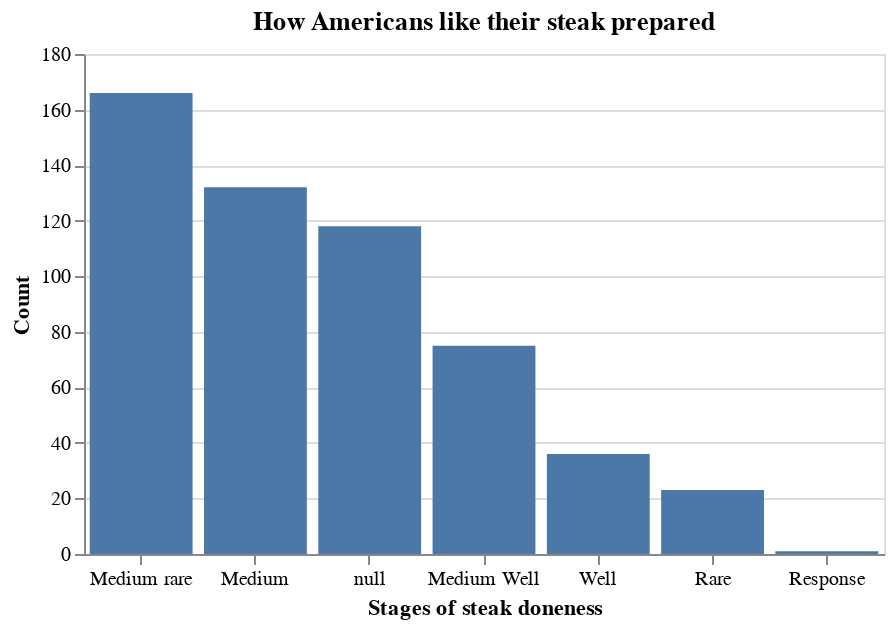

Notebook code for this chart:
### Code cell
ChartSteak = alt.Chart(df).mark_bar().encode(
    x=alt.X('How do you like your steak prepared?', 
            sort="-y",
            axis=alt.Axis(title="Stages of steak doneness", 
                          labelAngle=0)), 
    y=alt.Y('count(How do you like your steak prepared?)',              
            axis=alt.Axis(title = "Count"))
).properties(
    title='How Americans like their steak prepared',
    width=400,
    height=250
)

ChartSteak

### Figure 1 — Vega-Lite specification as saved in the notebook (floating-point values rounded to 4 significant figures; data arrays with more than 128 entries replaced by an {"elided": "..."} marker saying what was removed)
{"config": {"view": {"continuousWidth": 400, "continuousHeight": 300}}, "data": {"name": "data-23f264d7abc48bcee98f0f39d4d3f0c6"}, "mark": "bar", "encoding": {"x": {"axis": {"labelAngle": 0, "title": "Stages of steak doneness"}, "field": "How do you like your steak prepared?", "sort": "-y", "type": "nominal"}, "y": {"aggregate": "count", "axis": {"title": "Count"}, "field": "How do you like your steak prepared?", "type": "nominal"}}, "height": 250, "title": "How Americans like their steak prepared", "width": 400, "$schema": "https://vega.github.io/schema/vega-lite/v4.17.0.json", "datasets": {"data-23f264d7abc48bcee98f0f39d4d3f0c6": {"elided": "551 records"}}}
